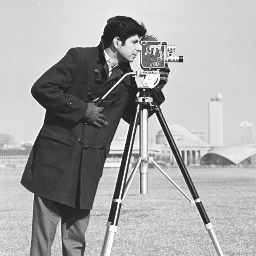
%> input picture MATLAB/cameraman.pgm, 256 x 256 px
$ octave lab9main.m   (GNU Octave 9; MATLAB toolbox functions it lacks are replaced by stand-ins)
%> lines starting %> are read from the running program, lines starting %| are printed output that depends on the picture; in (x1, y1, x2, y2) boxes, pixels count from 0 and x2, y2 are one past the last pixel; in counts of white or black regions, pixels touching at a corner belong together; the program's own positions count from 1
### MATLAB/lab9upsample.m
function outputIMG = lab9upsample(inpArray)
    % Convert input to double
    inpArray = double(inpArray);

    % Get input image size
    [rows, cols] = size(inpArray);

    % Create output image with twice the size
    outputIMG = zeros(2*rows, 2*cols);

    % Copy input to output with step size of 2
    outputIMG(1:2:end, 1:2:end) = inpArray;

    % Row interpolation
    outputIMG(:, 2:2:end-1) = (outputIMG(:, 1:2:end-2) + outputIMG(:, 3:2:end)) / 2;
    outputIMG(:, end) = outputIMG(:, end-1);  % Last column of the row

    % Column interpolation
    outputIMG(2:2:end-1, :) = (outputIMG(1:2:end-2, :) + outputIMG(3:2:end, :)) / 2;
    outputIMG(end, :) = outputIMG(end-1, :); % Last row of the column

    % Convert to uint8 and return
    outputIMG = uint8(outputIMG);
end

### MATLAB/lab9main.m
% Reading and displaying the original image
origIMG = imread('cameraman.pgm');
%> origIMG is the input picture: size 256x256 uint8; min 22, max 255, mean 166.9
imshow(origIMG);

fprintf('Original Image Size: %d x %d\n', size(origIMG));
%| Original Image Size: 256 x 256

% Displaying the last 2x2 block
lastBlckIMG = origIMG(end-1:end, end-1:end);
%> lastBlckIMG = [207 207; 150 216]
fprintf('Last 2x2 block of Original Image:\n');
disp(lastBlckIMG);
%|   207  207
%|   150  216

% Upsampling the original image
upsampledIMG = lab9upsample(origIMG);
%> in lab9upsample, `outputIMG(:, 2:2:end-1) = (outputIMG(:, 1:2:end-2) + outputIMG(:, 3:2:..`:
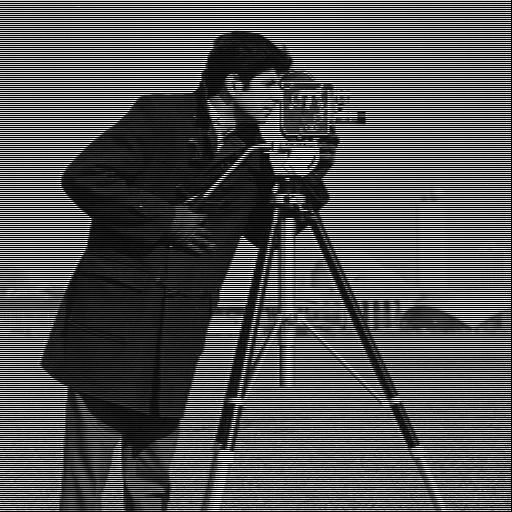
%> outputIMG: size 512x512 double; min 0, max 255, mean 83.3
%> in lab9upsample, `outputIMG(:, end) = outputIMG(:, end-1);`:
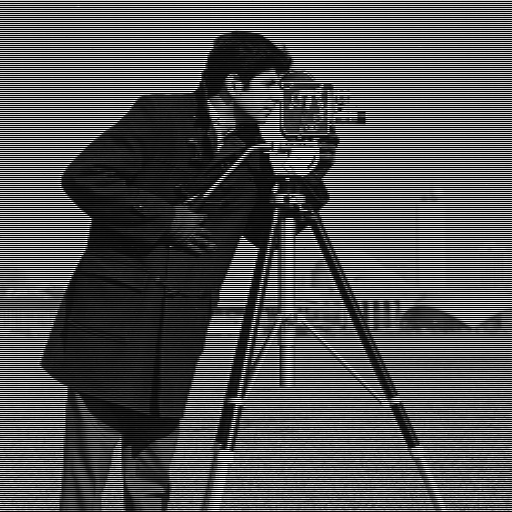
%> outputIMG: size 512x512 double; 0.1% of pixels changed, all inside (x1, y1, x2, y2) = (511, 0, 512, 511)
%> in lab9upsample, `outputIMG(2:2:end-1, :) = (outputIMG(1:2:end-2, :) + outputIMG(3:2:end..`:
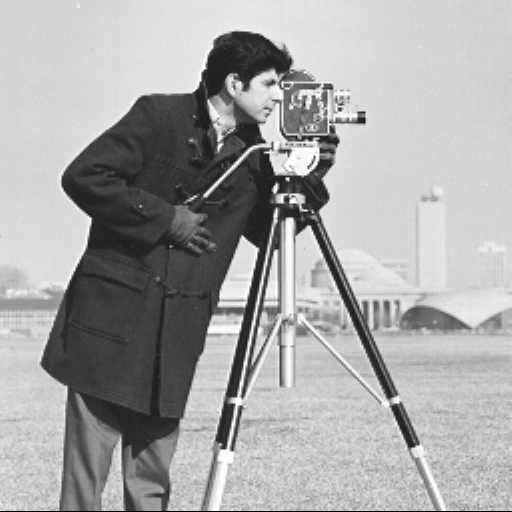
%> outputIMG: size 512x512 double; min 0, max 255, mean 166.5
%> in lab9upsample, `outputIMG(end, :) = outputIMG(end-1, :);`:
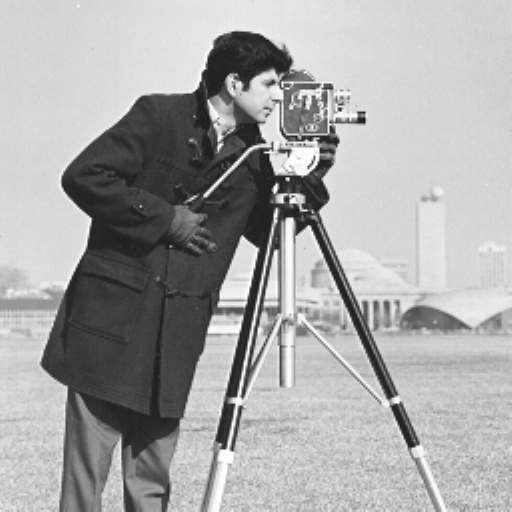
%> outputIMG: size 512x512 double; 0.2% of pixels changed, all inside (x1, y1, x2, y2) = (0, 511, 512, 512)

% Displaying the upsampled image
figure;
imshow(upsampledIMG);

fprintf('Upsampled Image Size: %d x %d\n', size(upsampledIMG));
%| Upsampled Image Size: 512 x 512


% Displaying the last 4x4 block of upsampled image
lastBlckUnsmpled = upsampledIMG(end-3:end, end-3:end);
%> lastBlckUnsmpled = [207 207 207 207; 179 195 212 212; 150 183 216 216; 150 183 216 216]
fprintf('Last 4x4 block of Upsampled Image:\n');
disp(lastBlckUnsmpled);
%|   207  207  207  207
%|   179  195  212  212
%|   150  183  216  216
%|   150  183  216  216

% Saving the upsampled image
saveas(gcf, "camerman2.pgm");

% Upsampleing the upsampled image again
upsampledX2 = lab9upsample(upsampledIMG);
%> in lab9upsample (call 2), `outputIMG(1:2:end, 1:2:end) = inpArray;`:
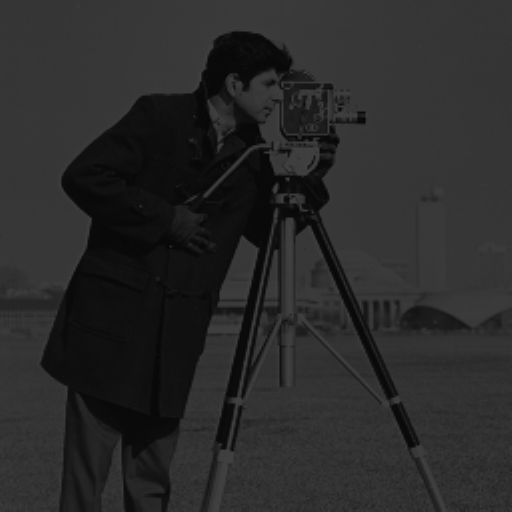
%> outputIMG: size 1024x1024 double (shown at 1/2 size); min 0, max 255, mean 41.8
%> in lab9upsample (call 2), `outputIMG(:, 2:2:end-1) = (outputIMG(:, 1:2:end-2) + outputIMG(:, 3:2:..`:
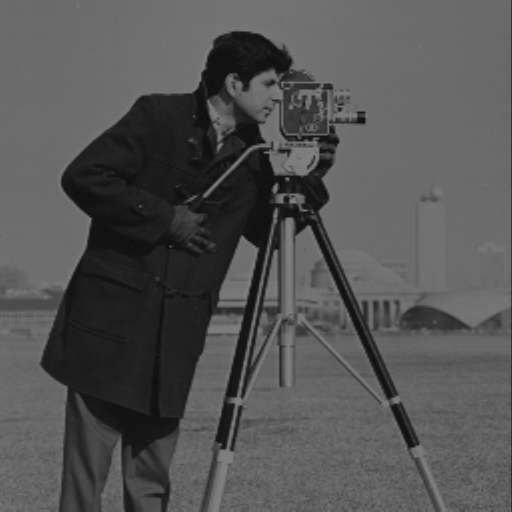
%> outputIMG: size 1024x1024 double (shown at 1/2 size); min 0, max 255, mean 83.4
%> in lab9upsample (call 2), `outputIMG(end, :) = outputIMG(end-1, :);`:
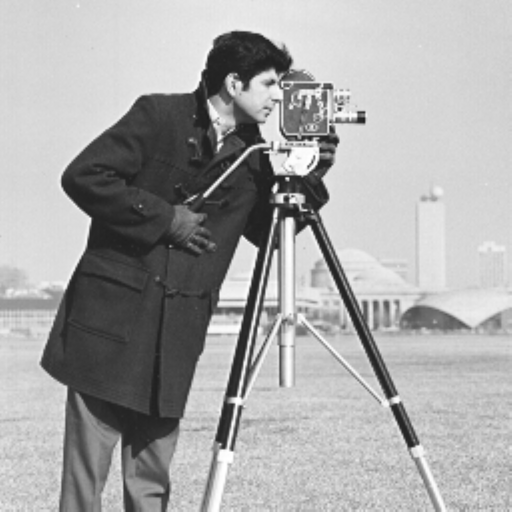
%> outputIMG: size 1024x1024 double (shown at 1/2 size); min 22, max 255, mean 167

% Displaying the twice upsampled image
figure;
imshow(upsampledX2);

fprintf('Twice Upsampled Image Size: %d x %d\n', size(upsampledX2));
%| Twice Upsampled Image Size: 1024 x 1024

% Displaying the last 8x8 block of twice upsampled image
last_block_upsampled_twice = upsampledX2(end-7:end, end-7:end);
%> last_block_upsampled_twice = [207 207 207 207 207 207 207 207; 193 197 201 205 210 210 210 210; 179 187 195 204 212 212 212 212; 165 177 189 202 214 214 214 214; 150 167 183 200 216 216 216 216; 150 167 183 200 216 216 216 216; 150 167 183 200 216 216 216 216; 150 167 183 200 216 216 216 216]
fprintf('Last 8x8 block of Twice Upsampled Image:\n');
disp(last_block_upsampled_twice);
%|   207  207  207  207  207  207  207  207
%|   193  197  201  205  210  210  210  210
%|   179  187  195  204  212  212  212  212
%|   165  177  189  202  214  214  214  214
%|   150  167  183  200  216  216  216  216
%|   150  167  183  200  216  216  216  216
%|   150  167  183  200  216  216  216  216
%|   150  167  183  200  216  216  216  216
%saving the displayed image
saveas(gcf, "camerman4.pgm");

$ run again, with MATLAB/barbara.pgm copied over MATLAB/cameraman.pgm
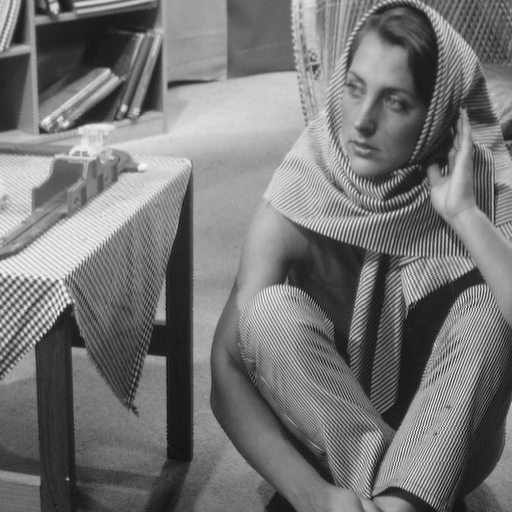
%> input picture MATLAB/barbara.pgm, 512 x 512 px
%> origIMG is the input picture: size 512x512 uint8; min 12, max 246, mean 117.4
%| Original Image Size: 512 x 512
%> lastBlckIMG = [112 114; 104 109]
%|   112  114
%|   104  109
%> in lab9upsample, `outputIMG(:, 2:2:end-1) = (outputIMG(:, 1:2:end-2) + outputIMG(:, 3:2:..`:
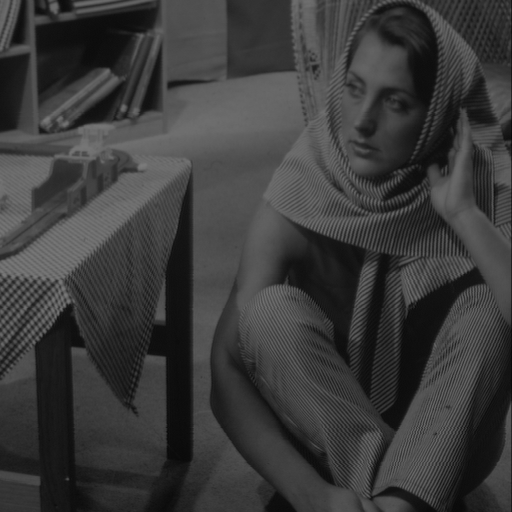
%> outputIMG: size 1024x1024 double (shown at 1/2 size); min 0, max 246, mean 58.6
%> in lab9upsample, `outputIMG(end, :) = outputIMG(end-1, :);`:
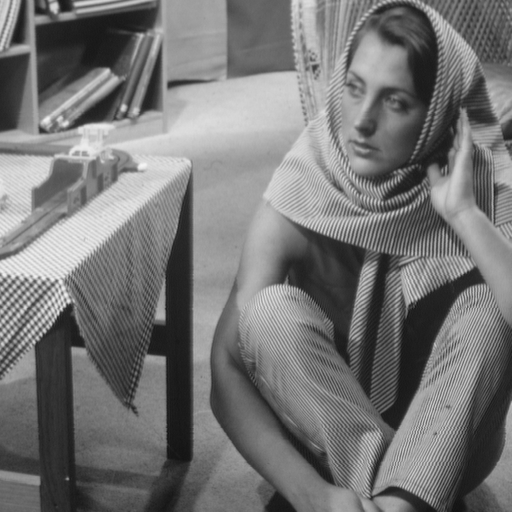
%> outputIMG: size 1024x1024 double (shown at 1/2 size); min 12, max 246, mean 117.4
%| Upsampled Image Size: 1024 x 1024
%> lastBlckUnsmpled = [112 113 114 114; 108 110 112 112; 104 107 109 109; 104 107 109 109]
%|   112  113  114  114
%|   108  110  112  112
%|   104  107  109  109
%|   104  107  109  109
%> inpArray: size 1024x1024 double
%| Twice Upsampled Image Size: 2048 x 2048
%> last_block_upsampled_twice = [112 113 113 114 114 114 114 114; 110 111 112 112 113 113 113 113; 108 109 110 111 112 112 112 112; 106 107 109 110 111 111 111 111; 104 106 107 108 109 109 109 109; 104 106 107 108 109 109 109 109; 104 106 107 108 109 109 109 109; 104 106 107 108 109 109 109 109]
%|   112  113  113  114  114  114  114  114
%|   110  111  112  112  113  113  113  113
%|   108  109  110  111  112  112  112  112
%|   106  107  109  110  111  111  111  111
%|   104  106  107  108  109  109  109  109
%|   104  106  107  108  109  109  109  109
%> (further printed lines are left out)
